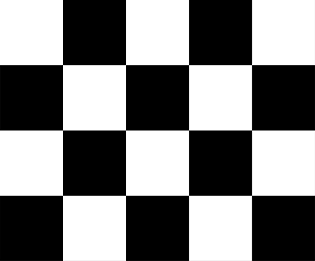
#> input picture Part 4/chessboard.png, 315 x 261 px
$ python learning_2.py
#> lines starting #> are read from the running program, lines starting #| are printed output that depends on the picture; after the words box and inside, x2 and y2 are one past the last pixel; in counts of white or black regions, pixels touching at a corner belong together
# 特征提取
# Chapter 2 Shi-Tomasi角点检测算法
"""
函数: cv2.goodFeatureToTrack()
函数用途: 可以获取图像中 N 个最好的􏰀角点
"""
import cv2
import numpy as np


# 显示图像函数
def ShowImage(name_of_image, image, rate):
    img_min = cv2.resize(image, None, fx=rate, fy=rate, interpolation=cv2.INTER_CUBIC)
    cv2.namedWindow(name_of_image, cv2.WINDOW_NORMAL)
    cv2.imshow(name_of_image, img_min)
    if cv2.waitKey(0) == 27:  # wait for ESC to exit
        print('Not saved!')
        cv2.destroyAllWindows()
    elif cv2.waitKey(0) == ord('s'):  # wait for 's' to save and exit
        cv2.imwrite(name_of_image + '.jpg', image)  # save
        print('Saved successfully!')
        cv2.destroyAllWindows()

img = cv2.imread('chessboard.png')
#> img is the input picture: shape (261, 315, 3); min 0, max 255, mean 127.5
img_gray = cv2.cvtColor(img, cv2.COLOR_BGR2GRAY)

# Shi-Tomasi角点检测
'''
cv2.goodFeatureToTrack(
① 灰度图 - img
②
③
④
)
'''
corners = cv2.goodFeaturesToTrack(img_gray, 20, 0.01, 10)
#> corners = [[62, 64], [125, 64], [188, 64], [251, 64], [63, 195], [125, 196], [188, 195], [251, 196], [63, 130], [125, 130], [188, 130], [251, 130]]
corners = np.int0(corners)
# print(len(corners))
# 12个角点坐标

for i in corners:
    # 压缩至一维：[[62,64]]->[62,64]
    # x, y = i.ravel()
    cv2.circle(img, tuple(i.ravel()), 4, (0, 0, 255), -1)
#> this loop made 12 passes
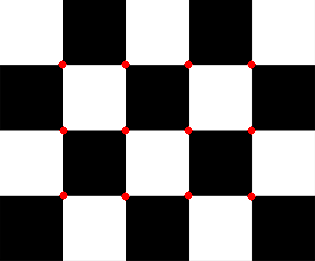
#> img: shape (261, 315, 3); 0.72% of pixels changed, all inside (x1, y1, x2, y2) = (58, 60, 256, 201)

# ShowImage('res', img, 1)
